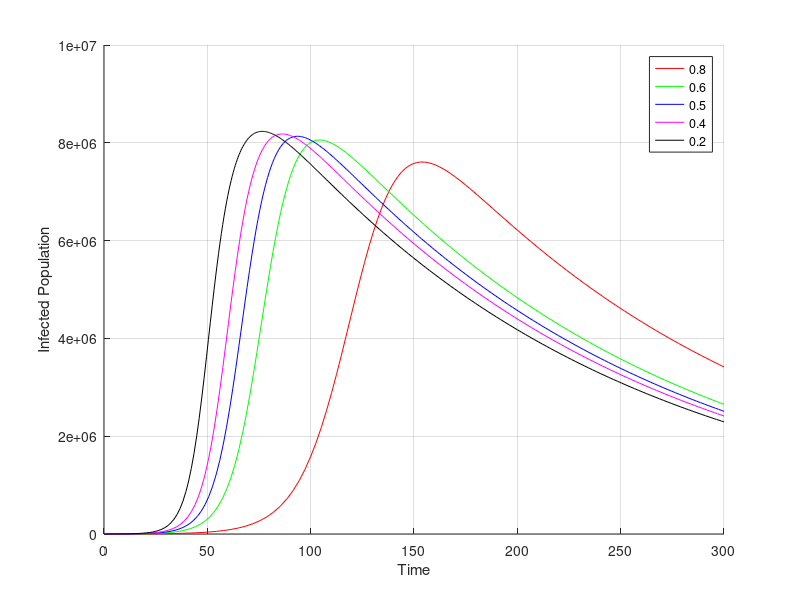

MATLAB code for this plot:
%sier
a = 0.006; % Recovery rate
e = 0.1;   % Transition rate 
b = 0.75;  % Transmission rate
N = 10000000; 

E0 = 2000; 
I0 = 10;   
R0 = 0;    
S0 = N - E0 - I0; 

tspan = [0 300];       
x0 = [S0, E0, I0, R0]; 


seir_eqn = @(t, x, u) [
    -b * (1-u) * x(1) * x(3) / N;      
    b * (1-u) * x(1) * x(3) / N - e * x(2); 
    e * x(2) - a * x(3);              
    a * x(3)                           
];


u = [0.8, 0.6, 0.5, 0.4, 0.2];
colors = ['r', 'g', 'b', 'm', 'k']; 
hold on;


for i = 1:length(u)
    u_i = u(i);
    [t, solution] = ode45(@(t, x) seir_eqn(t, x, u_i), tspan, x0);
    plot(t, solution(:, 3), colors(i));
end


hold off;
xlabel('Time');
ylabel('Infected Population');
legend('0.8', '0.6', '0.5', '0.4', '0.2')
grid on;
